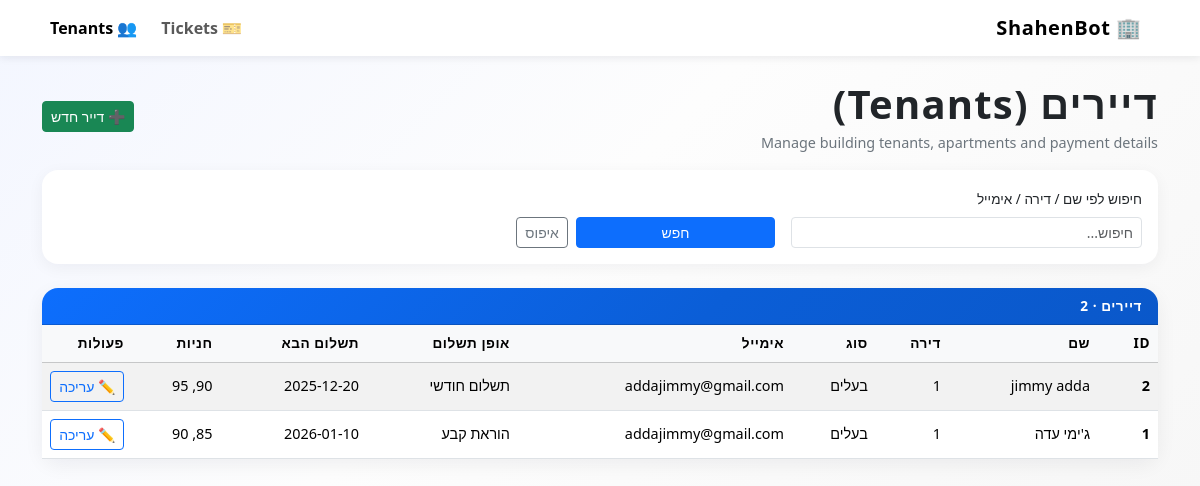
Page /admin/tenants on the earlier database version.
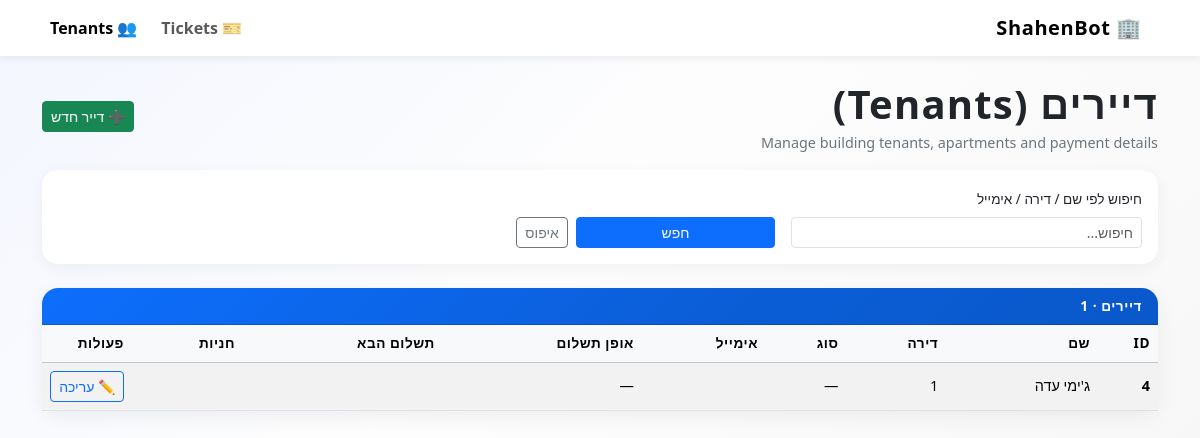
Same page on the later database version.
### tables this page shows
CREATE TABLE tenants (
            id INTEGER PRIMARY KEY AUTOINCREMENT,
            name TEXT NOT NULL,
            apartment TEXT,
            tenant_type TEXT,          -- 'owner' / 'rent'
            email TEXT,
            payment_type TEXT,         -- 'monthly' / 'standing_order' / etc.
            next_payment_date TEXT,    -- ISO date string 'YYYY-MM-DD'
            parking_slots INTEGER,
            chat_id INTEGER            -- Telegram chat id (optional)
        , building_id INTEGER);

### app.py (the view)
@app.get("/admin/tenants")
def admin_tenants():
    search = request.args.get("search", "").strip()
    tenants = get_tenants_db(limit=300, search=search)
    buildings = list_buildings_db()
    return render_template(
        "tenants.html",
        tenants=tenants,
        buildings =buildings,
        search=search,
    )

### shahenbot_db.py (called while the page is built)
def get_connection():
    return sqlite3.connect(DB_PATH)

def list_buildings_db(limit: int = 500, search: str | None = None) -> list[dict]:
    conn = get_connection()
    cur = conn.cursor()
    q = """
      SELECT id, city, street, number, name, is_active, created_at
      FROM buildings
      WHERE 1=1
    """
    params = []
    if search:
        like = f"%{search}%"
        q += " AND (street LIKE ? OR number LIKE ? OR COALESCE(city,'') LIKE ? OR COALESCE(name,'') LIKE ?)"
        params += [like, like, like, like]
    q += " ORDER BY street, number LIMIT ?"
    params.append(limit)
    cur.execute(q, params)
    rows = cur.fetchall()
    conn.close()
    return [
        {"id": r[0], "city": r[1], "street": r[2], "number": r[3], "name": r[4], "is_active": r[5], "created_at": r[6]}
        for r in rows
    ]

### templates/tenants.html (shortened to what this page needs)
<!doctype html>
<html lang="en" dir="rtl">
<head>
    <link
        href="https://cdn.jsdelivr.net/npm/bootstrap@5.3.3/dist/css/bootstrap.min.css"
        rel="stylesheet"
    >
</head>
<body class="pb-4">
<nav class="navbar navbar-expand-lg bg-white mb-4">
    <div class="container">
        <a class="navbar-brand" href="{{ url_for('admin_dashboard') }}">
            🏢 ShahenBot
        </a>
        <div class="collapse navbar-collapse justify-content-end" id="navbarNav">
            <ul class="navbar-nav gap-2">
                <li class="nav-item">
                    <a class="nav-link fw-semibold"
                       href="{{ url_for('admin_dashboard') }}">
                        🎫 Tickets
                    </a>
                </li>
                <li class="nav-item">
                    <a class="nav-link active fw-semibold" aria-current="page"
                       href="{{ url_for('admin_tenants') }}">
                        👥 Tenants
                    </a>
                </li>
            </ul>
        </div>
    </div>
</nav>
<div class="container">
    <div class="d-flex flex-column flex-md-row align-items-md-center justify-content-between mb-3">
        <div>
            <h1 class="page-title mb-1">דיירים (Tenants)</h1>
            <div class="page-subtitle">
                Manage building tenants, apartments and payment details
            </div>
        </div>
        <div class="mt-3 mt-md-0 d-flex gap-2">
            <button class="btn btn-success btn-sm"
                    data-bs-toggle="modal"
                    data-bs-target="#addTenantModal">
                ➕ דייר חדש
            </button>
        </div>
    </div>
    <div class="card filter-card mb-4">
        <div class="card-body">
            <form class="row g-3 align-items-end" method="get" action="{{ url_for('admin_tenants') }}">
                <div class="col-md-4">
                    <label class="form-label filter-label">חיפוש לפי שם / דירה / אימייל</label>
                    <input type="text" class="form-control form-control-sm" name="search"
                           value="{{ search }}" placeholder="חיפוש...">
                </div>
                <div class="col-md-3 d-flex gap-2">
                    <button type="submit" class="btn btn-primary btn-sm flex-grow-1">חפש</button>
                    <a href="{{ url_for('admin_tenants') }}" class="btn btn-outline-secondary btn-sm">
                        איפוס
                    </a>
                </div>
            </form>
        </div>
    </div>
    <div class="card">
        <div class="card-header">
            דיירים · {{ tenants|length }}
        </div>
        <div class="card-body p-0">
            <div class="table-responsive">
                <table class="table table-striped table-hover align-middle mb-0">
                    <thead class="table-light">
                    <tr>
                        <th style="width: 60px;">ID</th>
                        <th>שם</th>
                        <th>דירה</th>
                        <th>סוג</th>
                        <th>אימייל</th>
                        <th>אופן תשלום</th>
                        <th>תשלום הבא</th>
                        <th>חניות</th>
                        <th style="width: 90px;">פעולות</th>
                    </tr>
                    </thead>
                    <tbody>
                    {% if tenants %}
                        {% for t in tenants %}
                            <tr>
                                <td class="fw-semibold">{{ t.id }}</td>
                                <td>{{ t.name }}</td>
                                <td>{{ t.apartment or '' }}</td>
                                <td>
                                    {% if t.tenant_type == 'owner' %}
                                        בעלים
                                    {% elif t.tenant_type == 'rent' %}
                                        שוכר
                                    {% else %}
                                        —
                                    {% endif %}
                                </td>
                                <td>{{ t.email or '' }}</td>
                                <td>
                                    {% if t.payment_type == 'monthly' %}
                                        תשלום חודשי
                                    {% elif t.payment_type == 'standing_order' %}
                                        הוראת קבע
                                    {% else %}
                                        —
                                    {% endif %}
                                </td>
                                <td>{{ t.next_payment_date or '' }}</td>
                                <td>{{ t.parking_slots | replace(',', ', ') if t.parking_slots is not none else '' }}</td>
                                <td>
                                <button
                                    type="button"
                                    id="edit-btn-{{ t.id }}"
                                    class="btn btn-sm btn-outline-primary"
                                    data-bs-toggle="modal"
                                    data-bs-target="#editTenantModal"
                                    data-id="{{ t.id }}"
                                    data-name="{{ t.name }}"
                                    data-apartment="{{ t.apartment or '' }}"
                                    data-tenant_type="{{ t.tenant_type or '' }}"
                                    data-email="{{ t.email or '' }}"
                                    data-payment_type="{{ t.payment_type or '' }}"
                                    data-next_payment_date="{{ t.next_payment_date or '' }}"
                                    data-parking_slots="{{ t.parking_slots if t.parking_slots is not none else '' }}"
                                    data-update_url="{{ url_for('admin_tenants', tenant_id=t.id) }}"
                                >
                                    ✏️ עריכה
                                </button>
                                </td>
                            </tr>
                        {% endfor %}
                    {% else %}
                        <tr>
                            <td colspan="9" class="text-center py-3 text-muted">אין דיירים.</td>
                        </tr>
                    {% endif %}
                    </tbody>
                </table>
            </div>
        </div>
    </div>
</div>
</body>
</html>

### templates/tenants.html (style rules this page uses)
body { background: linear-gradient(135deg, #f3f6ff 0%, #fdfdfd 40%, #f5f5f5 100%); min-height: 100vh; }
.navbar-brand { font-weight: 700; letter-spacing: 0.03em; }
.navbar { box-shadow: 0 2px 8px rgba(15, 23, 42, 0.08); }
.page-title { font-weight: 700; letter-spacing: 0.03em; }
.page-subtitle { color: #6c757d; font-size: 0.9rem; }
.card { border-radius: 1rem; box-shadow: 0 6px 20px rgba(15, 23, 42, 0.06); border: none; }
.card-header { border-radius: 1rem 1rem 0 0 !important; background: linear-gradient(135deg, #0d6efd 0%, #0b5ed7 60%, #0a58ca 100%); color: #fff; font-weight: 600; letter-spacing: 0.04em; text-transform: uppercase; font-size: 0.85rem; }
.filter-card { border-radius: 1rem; box-shadow: 0 4px 16px rgba(15, 23, 42, 0.05); border: none; }
.filter-label { font-weight: 500; font-size: 0.85rem; }
.table thead th { font-size: 0.85rem; text-transform: uppercase; letter-spacing: 0.04em; }
.table tbody td { font-size: 0.9rem; }

Differences in the rows shown:
removed tenants: id "2", name "jimmy adda", apartment "1", tenant_type "בעלים", email "addajimmy@gmail.com", payment_type "תשלום חודשי", next_payment_date "2025-12-20", parking_slots "90, 95"
removed tenants: id "1", name "ג'ימי עדה", apartment "1", tenant_type "בעלים", email "addajimmy@gmail.com", payment_type "הוראת קבע", next_payment_date "2026-01-10", parking_slots "85, 90"
added tenants: id "4", name "ג'ימי עדה", apartment "1"
Other differences:
{{ tenants|length }}: "2" → "1"
